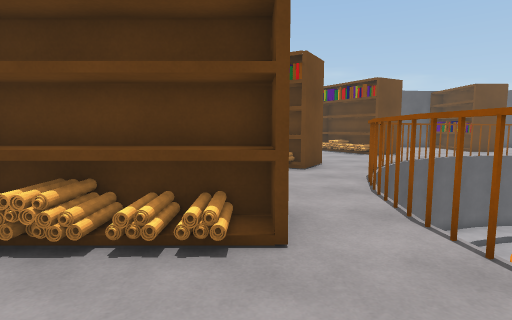
view 1 (above)

12 first-person views from a walk through a Unity game level. The camera is 1.4 m above the floor, tilts 6° down and sees 80° across. The floor is counted in squares, 1 m on a side. Each view is taken from the middle of a square. On the plan, view 1 faces up. The plan holds only what a view shows up to about 14 squares ahead; the rest is blank. The place goes on beyond the plan. Surface patterns are stand-ins for the level's own textures.

view 2
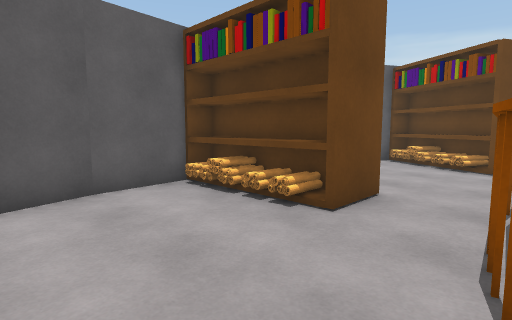

view 3
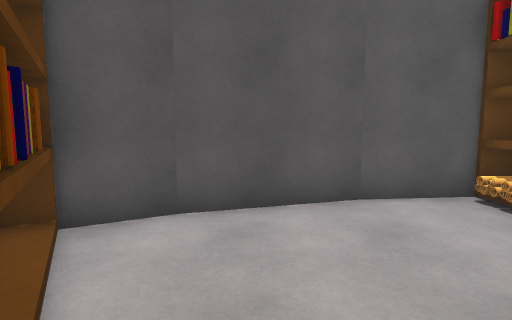

view 4
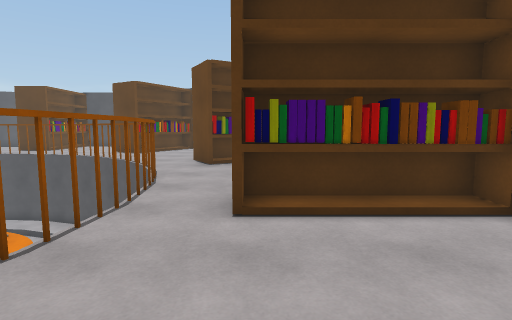

view 5
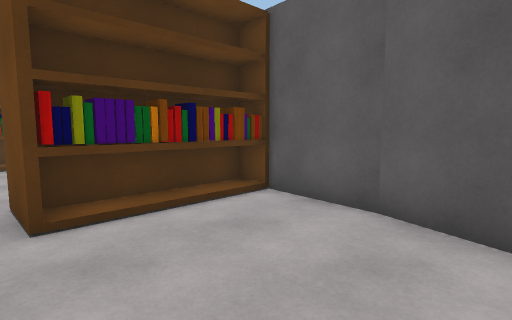

view 6
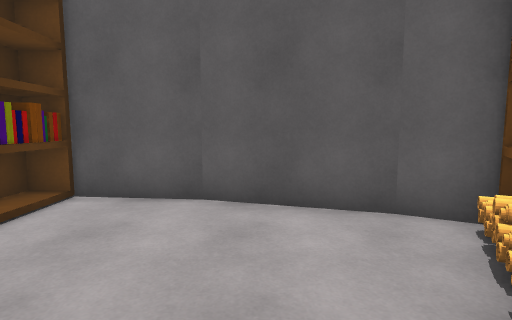

view 7
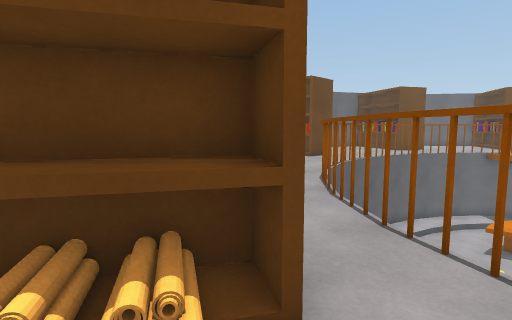

view 8
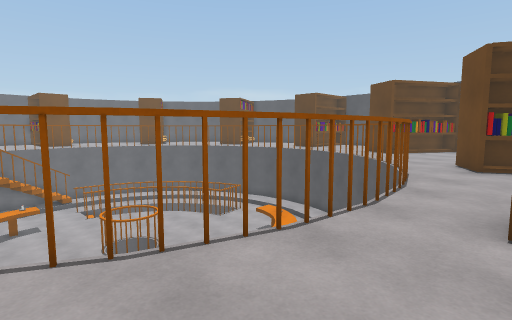

view 9
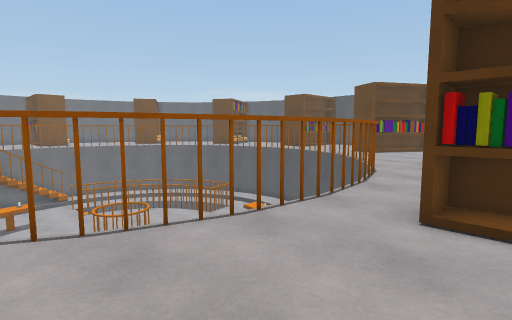

view 10
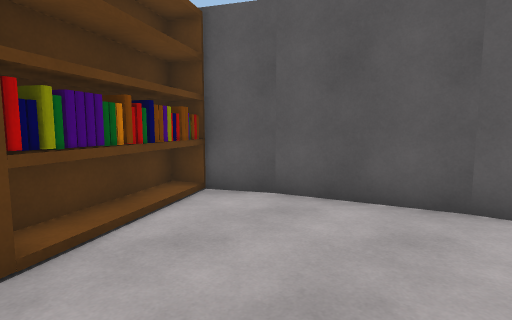

view 11
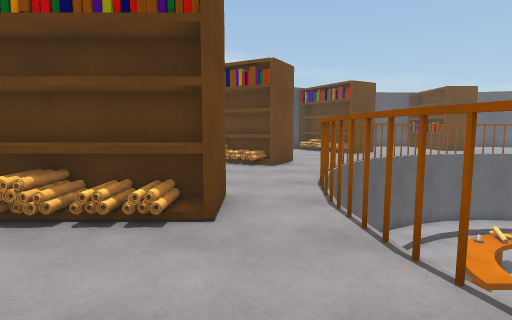

view 12
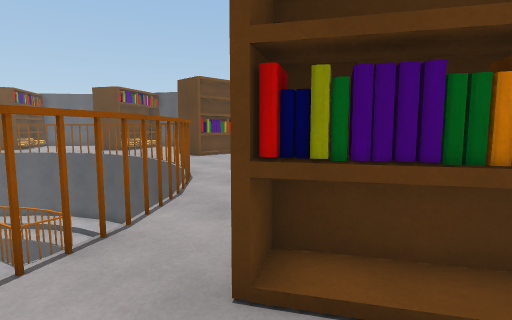

### Floor plan
Key: @ floor where view 1 was taken; # wall or solid block; x gap in a wall; . floor; v drop or lower ground; O other object.
Columns run from 4 left of view 1 to 6 right of it. Each row starts with its distance up from view 1.
 13  ##O   ..##
 12  #OOOOO.##v
 11  #.OOOO.#v
 10 ##....Ox#
  9 #......vv
  8 #......v
  7 #......v
  6 #......v
  5 OOOOO.#v
  4 OOOOO..v
  3 #.O....v
  2 #......v
  1 #......v
  0 #...@..#v
 -1 ##......v
 -2  #...OO.vv
 -3  #.OOOOOx#v
 -4  ##OO  ..##
 -5   #    ..

Where each view was taken, in squares from view 1:
view 1: 0 up, 0 right, facing up
view 2: 1 down, 3 right, facing up-left
view 3: 1 down, 2 right, facing left
view 4: 10 up, 0 right, facing down
view 5: 10 up, 1 right, facing down-left
view 6: 9 up, 2 right, facing left
view 7: 9 up, 0 right, facing up-right
view 8: 10 up, 0 right, facing down-right
view 9: 10 up, 1 left, facing down-right
view 10: 2 up, 2 right, facing down-left
view 11: 1 down, 1 right, facing up
view 12: 0 up, 0 right, facing down-right
